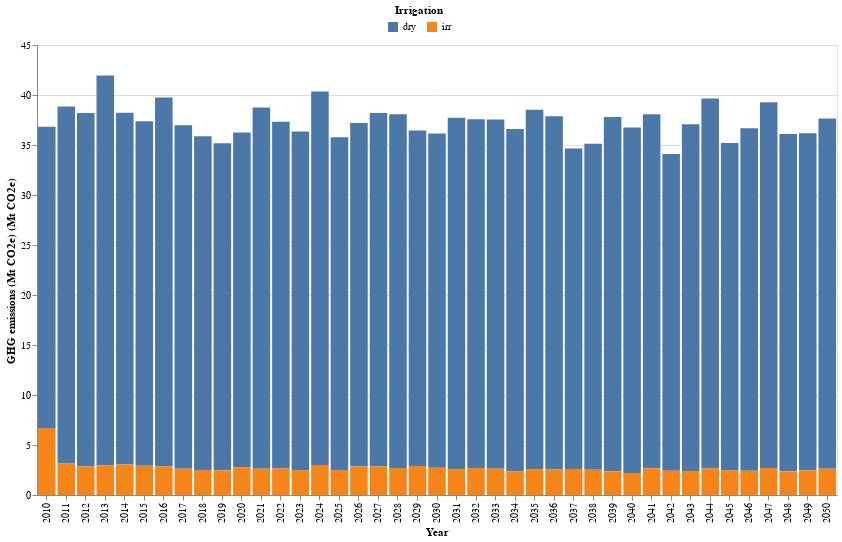

Source (notebook cell):
### Markdown cell above
#### 1-2) Emissions by dry/irr -- Stack columns

### Code cell
# get the df and plot
GHG_dry_irr_df,GHG_dry_irr_plot = ag_lucc_GHG.plot_GHG_dry_irr()
GHG_dry_irr_plot

### Figure 1 — Vega-Lite specification as saved in the notebook (floating-point values rounded to 4 significant figures)
{"config": {"view": {"continuousWidth": 300, "continuousHeight": 300}}, "layer": [{"mark": {"type": "bar"}, "encoding": {"color": {"field": "Irrigation", "legend": {"direction": "horizontal", "legendX": 350, "legendY": -40, "orient": "none", "title": "Irrigation", "titleAnchor": "middle"}, "type": "nominal"}, "tooltip": [{"field": "Irrigation", "title": "Irrigation", "type": "nominal"}, {"field": "Quantity (Mt CO2e)", "title": "GHG emissions (Mt CO2e)", "type": "quantitative"}], "x": {"axis": {"labelAngle": -90, "title": "Year"}, "field": "Year", "type": "ordinal"}, "y": {"field": "Quantity (Mt CO2e)", "scale": {"reverse": false}, "title": "GHG emissions (Mt CO2e) (Mt CO2e)", "type": "quantitative"}}}], "data": {"name": "data-ee2309218c1526add596d9dcf5b70339"}, "height": 450, "width": 800, "$schema": "https://vega.github.io/schema/vega-lite/v5.15.1.json", "datasets": {"data-ee2309218c1526add596d9dcf5b70339": [{"Year": 2010, "Irrigation": "dry", "Quantity (Mt CO2e)": 30.13}, {"Year": 2010, "Irrigation": "irr", "Quantity (Mt CO2e)": 6.694}, {"Year": 2011, "Irrigation": "dry", "Quantity (Mt CO2e)": 35.7}, {"Year": 2011, "Irrigation": "irr", "Quantity (Mt CO2e)": 3.151}, {"Year": 2012, "Irrigation": "dry", "Quantity (Mt CO2e)": 35.34}, {"Year": 2012, "Irrigation": "irr", "Quantity (Mt CO2e)": 2.869}, {"Year": 2013, "Irrigation": "dry", "Quantity (Mt CO2e)": 38.99}, {"Year": 2013, "Irrigation": "irr", "Quantity (Mt CO2e)": 2.974}, {"Year": 2014, "Irrigation": "dry", "Quantity (Mt CO2e)": 35.18}, {"Year": 2014, "Irrigation": "irr", "Quantity (Mt CO2e)": 3.044}, {"Year": 2015, "Irrigation": "dry", "Quantity (Mt CO2e)": 34.44}, {"Year": 2015, "Irrigation": "irr", "Quantity (Mt CO2e)": 2.92}, {"Year": 2016, "Irrigation": "dry", "Quantity (Mt CO2e)": 36.87}, {"Year": 2016, "Irrigation": "irr", "Quantity (Mt CO2e)": 2.875}, {"Year": 2017, "Irrigation": "dry", "Quantity (Mt CO2e)": 34.36}, {"Year": 2017, "Irrigation": "irr", "Quantity (Mt CO2e)": 2.621}, {"Year": 2018, "Irrigation": "dry", "Quantity (Mt CO2e)": 33.35}, {"Year": 2018, "Irrigation": "irr", "Quantity (Mt CO2e)": 2.511}, {"Year": 2019, "Irrigation": "dry", "Quantity (Mt CO2e)": 32.7}, {"Year": 2019, "Irrigation": "irr", "Quantity (Mt CO2e)": 2.47}, {"Year": 2020, "Irrigation": "dry", "Quantity (Mt CO2e)": 33.49}, {"Year": 2020, "Irrigation": "irr", "Quantity (Mt CO2e)": 2.757}, {"Year": 2021, "Irrigation": "dry", "Quantity (Mt CO2e)": 36.11}, {"Year": 2021, "Irrigation": "irr", "Quantity (Mt CO2e)": 2.626}, {"Year": 2022, "Irrigation": "dry", "Quantity (Mt CO2e)": 34.68}, {"Year": 2022, "Irrigation": "irr", "Quantity (Mt CO2e)": 2.648}, {"Year": 2023, "Irrigation": "dry", "Quantity (Mt CO2e)": 33.86}, {"Year": 2023, "Irrigation": "irr", "Quantity (Mt CO2e)": 2.491}, {"Year": 2024, "Irrigation": "dry", "Quantity (Mt CO2e)": 37.34}, {"Year": 2024, "Irrigation": "irr", "Quantity (Mt CO2e)": 3.007}, {"Year": 2025, "Irrigation": "dry", "Quantity (Mt CO2e)": 33.28}, {"Year": 2025, "Irrigation": "irr", "Quantity (Mt CO2e)": 2.508}, {"Year": 2026, "Irrigation": "dry", "Quantity (Mt CO2e)": 34.35}, {"Year": 2026, "Irrigation": "irr", "Quantity (Mt CO2e)": 2.839}, {"Year": 2027, "Irrigation": "dry", "Quantity (Mt CO2e)": 35.35}, {"Year": 2027, "Irrigation": "irr", "Quantity (Mt CO2e)": 2.845}, {"Year": 2028, "Irrigation": "dry", "Quantity (Mt CO2e)": 35.37}, {"Year": 2028, "Irrigation": "irr", "Quantity (Mt CO2e)": 2.7}, {"Year": 2029, "Irrigation": "dry", "Quantity (Mt CO2e)": 33.55}, {"Year": 2029, "Irrigation": "irr", "Quantity (Mt CO2e)": 2.907}, {"Year": 2030, "Irrigation": "dry", "Quantity (Mt CO2e)": 33.43}, {"Year": 2030, "Irrigation": "irr", "Quantity (Mt CO2e)": 2.723}, {"Year": 2031, "Irrigation": "dry", "Quantity (Mt CO2e)": 35.13}, {"Year": 2031, "Irrigation": "irr", "Quantity (Mt CO2e)": 2.593}, {"Year": 2032, "Irrigation": "dry", "Quantity (Mt CO2e)": 34.87}, {"Year": 2032, "Irrigation": "irr", "Quantity (Mt CO2e)": 2.71}, {"Year": 2033, "Irrigation": "dry", "Quantity (Mt CO2e)": 34.94}, {"Year": 2033, "Irrigation": "irr", "Quantity (Mt CO2e)": 2.613}, {"Year": 2034, "Irrigation": "dry", "Quantity (Mt CO2e)": 34.23}, {"Year": 2034, "Irrigation": "irr", "Quantity (Mt CO2e)": 2.383}, {"Year": 2035, "Irrigation": "dry", "Quantity (Mt CO2e)": 35.93}, {"Year": 2035, "Irrigation": "irr", "Quantity (Mt CO2e)": 2.589}, {"Year": 2036, "Irrigation": "dry", "Quantity (Mt CO2e)": 35.32}, {"Year": 2036, "Irrigation": "irr", "Quantity (Mt CO2e)": 2.545}, {"Year": 2037, "Irrigation": "dry", "Quantity (Mt CO2e)": 32.05}, {"Year": 2037, "Irrigation": "irr", "Quantity (Mt CO2e)": 2.608}, {"Year": 2038, "Irrigation": "dry", "Quantity (Mt CO2e)": 32.6}, {"Year": 2038, "Irrigation": "irr", "Quantity (Mt CO2e)": 2.522}, {"Year": 2039, "Irrigation": "dry", "Quantity (Mt CO2e)": 35.43}, {"Year": 2039, "Irrigation": "irr", "Quantity (Mt CO2e)": 2.37}, {"Year": 2040, "Irrigation": "dry", "Quantity (Mt CO2e)": 34.54}, {"Year": 2040, "Irrigation": "irr", "Quantity (Mt CO2e)": 2.198}, {"Year": 2041, "Irrigation": "dry", "Quantity (Mt CO2e)": 35.4}, {"Year": 2041, "Irrigation": "irr", "Quantity (Mt CO2e)": 2.676}, {"Year": 2042, "Irrigation": "dry", "Quantity (Mt CO2e)": 31.68}, {"Year": 2042, "Irrigation": "irr", "Quantity (Mt CO2e)": 2.427}, {"Year": 2043, "Irrigation": "dry", "Quantity (Mt CO2e)": 34.65}, {"Year": 2043, "Irrigation": "irr", "Quantity (Mt CO2e)": 2.409}, {"Year": 2044, "Irrigation": "dry", "Quantity (Mt CO2e)": 36.99}, {"Year": 2044, "Irrigation": "irr", "Quantity (Mt CO2e)": 2.661}, {"Year": 2045, "Irrigation": "dry", "Quantity (Mt CO2e)": 32.74}, {"Year": 2045, "Irrigation": "irr", "Quantity (Mt CO2e)": 2.472}, {"Year": 2046, "Irrigation": "dry", "Quantity (Mt CO2e)": 34.26}, {"Year": 2046, "Irrigation": "irr", "Quantity (Mt CO2e)": 2.424}, {"Year": 2047, "Irrigation": "dry", "Quantity (Mt CO2e)": 36.58}, {"Year": 2047, "Irrigation": "irr", "Quantity (Mt CO2e)": 2.7}, {"Year": 2048, "Irrigation": "dry", "Quantity (Mt CO2e)": 33.73}, {"Year": 2048, "Irrigation": "irr", "Quantity (Mt CO2e)": 2.365}, {"Year": 2049, "Irrigation": "dry", "Quantity (Mt CO2e)": 33.71}, {"Year": 2049, "Irrigation": "irr", "Quantity (Mt CO2e)": 2.467}, {"Year": 2050, "Irrigation": "dry", "Quantity (Mt CO2e)": 35.03}, {"Year": 2050, "Irrigation": "irr", "Quantity (Mt CO2e)": 2.632}]}}
